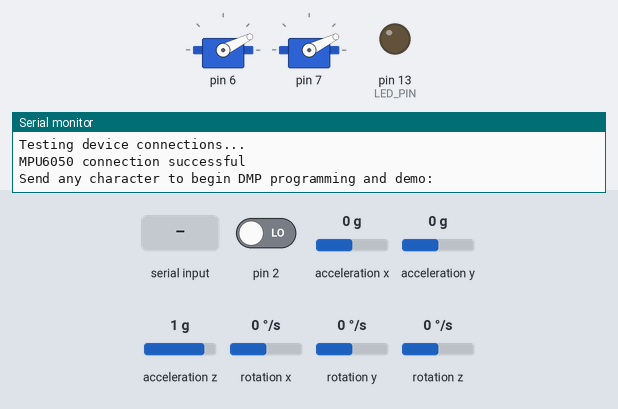
The sketch below on a simulated Arduino Uno, built with avr-gcc and run on an emulated ATmega328P. Parts: 2 × servo, output pins drawn as LEDs (lit = HIGH), the last lines printed to the serial monitor. Dashed ring = blinking. The inputs (shaded band) are chosen by the test bench; at power-on: acceleration y 0 g, acceleration z 1 g, pin 2 LOW, acceleration x 0 g, rotation x 0 °/s, rotation y 0 °/s, rotation z 0 °/s. The sensor or clock chip raises its interrupt line as the real part does.

Above: at 0.9 s.
1.0 s: "M0: \n" received over Serial
At 1.69 s:
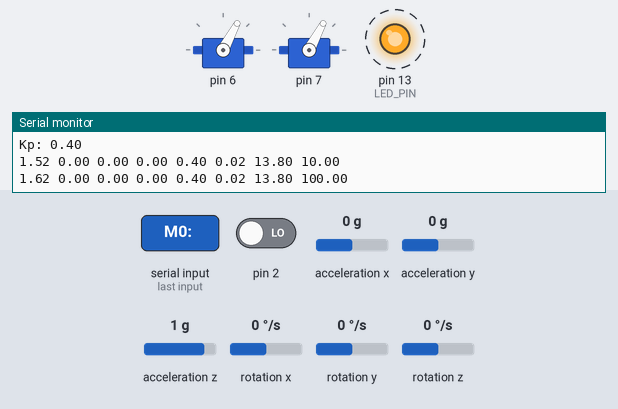
4.0 s: acceleration y set to -1.4 g
At 4.59 s:
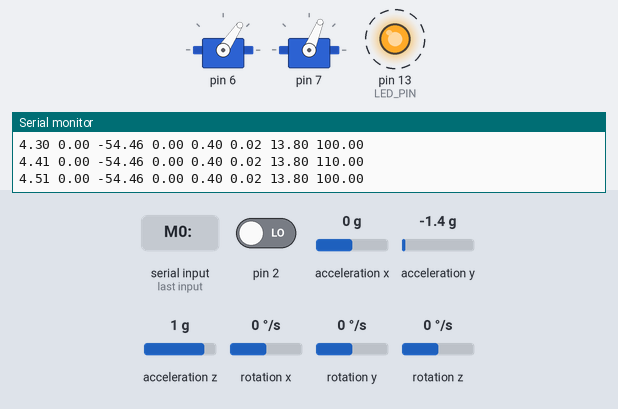
7.0 s: acceleration y set to 0.8 g
At 7.79 s:
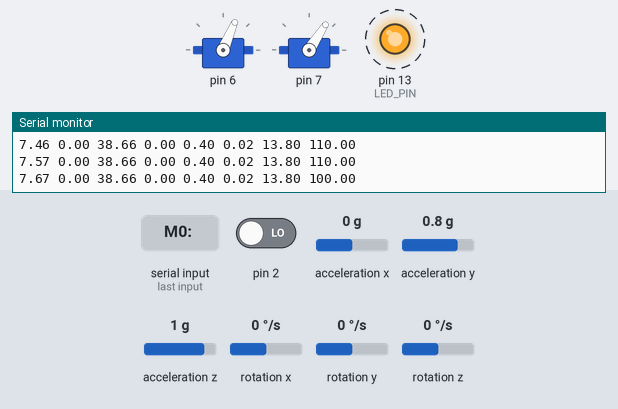
10.0 s: byte 107 ('k') received over Serial
16.0 s: acceleration z set to 0.3 g
At 16.53 s:
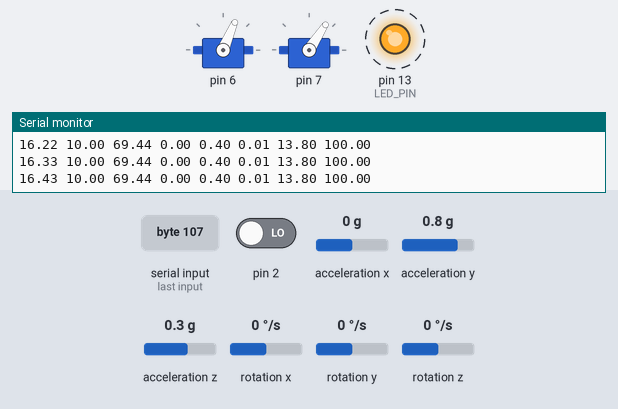
19.0 s: acceleration z set to 0 g
At 19.0 s:
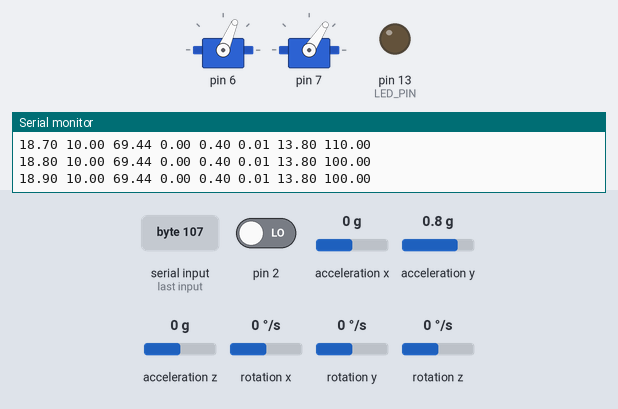
Timing chart, 0 to 21.5 s (numbered marks = the images above; inputs shaded):
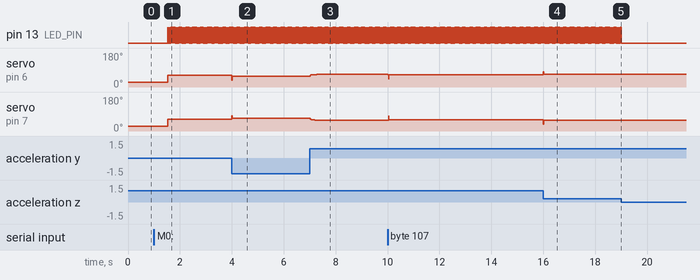

Measured:
- the behaviour switches between 0.2 and 0.1 g on acceleration z (found by bisection; images 4 and 5)
- after the input at 1.0 s, pin 13 (LED_PIN): alternates HIGH for 0.01 s and LOW for 0.01 s, starting after 0.52 s; servo on pin 6, servo on pin 7: 26° → 62° after 0.52 s
- after the input at 4.0 s, servo on pin 6: 62° → 56° at once; servo on pin 7: 62° → 68° at once
- after the input at 7.0 s, servo on pin 6: 56° → 64° at once, → 65° 0.10 s later, → 66° 0.06 s later, → 67° 0.08 s later; servo on pin 7: 68° → 60° at once, → 59° 0.10 s later, → 58° 0.07 s later, → 57° 0.07 s later
- after the input at 16.0 s, servo on pin 6: 65° → 67° at once; servo on pin 7: 59° → 57° at once
- after the input at 19.0 s, pin 13 (LED_PIN): stops changing and stays LOW

The sketch:

PID_Motor_Balancer.ino
```cpp
/*
Yu Hin Hau
PID Motor Balancer
Build On Top of MPU6050 IMU Code from Jeff Rowberg
Spring 2015

Use Keyboard to Tune PID Gains
*/

/* ============================================
I2Cdev device library code is placed under the MIT license
Copyright (c) 2012 Jeff Rowberg

Permission is hereby granted, free of charge, to any person obtaining a copy
of this software and associated documentation files (the "Software"), to deal
in the Software without restriction, including without limitation the rights
to use, copy, modify, merge, publish, distribute, sublicense, and/or sell
copies of the Software, and to permit persons to whom the Software is
furnished to do so, subject to the following conditions:

The above copyright notice and this permission notice shall be included in
all copies or substantial portions of the Software.

THE SOFTWARE IS PROVIDED "AS IS", WITHOUT WARRANTY OF ANY KIND, EXPRESS OR
IMPLIED, INCLUDING BUT NOT LIMITED TO THE WARRANTIES OF MERCHANTABILITY,
FITNESS FOR A PARTICULAR PURPOSE AND NONINFRINGEMENT. IN NO EVENT SHALL THE
AUTHORS OR COPYRIGHT HOLDERS BE LIABLE FOR ANY CLAIM, DAMAGES OR OTHER
LIABILITY, WHETHER IN AN ACTION OF CONTRACT, TORT OR OTHERWISE, ARISING FROM,
OUT OF OR IN CONNECTION WITH THE SOFTWARE OR THE USE OR OTHER DEALINGS IN
THE SOFTWARE.
===============================================
*/


#include "I2Cdev.h"
#include "MPU6050_6Axis_MotionApps20.h"

// Arduino Wire library is required if I2Cdev I2CDEV_ARDUINO_WIRE implementation
// is used in I2Cdev.h
#if I2CDEV_IMPLEMENTATION == I2CDEV_ARDUINO_WIRE
#include "Wire.h"
#endif

// class default I2C address is 0x68
// specific I2C addresses may be passed as a parameter here
// AD0 low = 0x68 (default for SparkFun breakout and InvenSense evaluation board)
// AD0 high = 0x69
MPU6050 mpu;

#define LED_PIN 13 // (Arduino is 13, Teensy is 11, Teensy++ is 6)
bool blinkState = false;

// MPU control/status vars
bool dmpReady = false;  // set true if DMP init was successful
uint8_t mpuIntStatus;   // holds actual interrupt status byte from MPU
uint8_t devStatus;      // return status after each device operation (0 = success, !0 = error)
uint16_t packetSize;    // expected DMP packet size (default is 42 bytes)
uint16_t fifoCount;     // count of all bytes currently in FIFO
uint8_t fifoBuffer[64]; // FIFO storage buffer

// orientation/motion vars
Quaternion q;           // [w, x, y, z]         quaternion container
VectorInt16 aa;         // [x, y, z]            accel sensor measurements
VectorInt16 aaReal;     // [x, y, z]            gravity-free accel sensor measurements
VectorInt16 aaWorld;    // [x, y, z]            world-frame accel sensor measurements
VectorFloat gravity;    // [x, y, z]            gravity vector
float euler[3];         // [psi, theta, phi]    Euler angle container
float ypr[3];           // [yaw, pitch, roll]   yaw/pitch/roll container and gravity vector


// packet structure for InvenSense teapot demo
uint8_t teapotPacket[14] = { '$', 0x02, 0, 0, 0, 0, 0, 0, 0, 0, 0x00, 0x00, '\r', '\n' };


// ================================================================
// ===               INTERRUPT DETECTION ROUTINE                ===
// ================================================================

volatile bool mpuInterrupt = false;     // indicates whether MPU interrupt pin has gone high
void dmpDataReady() {
  mpuInterrupt = true;
}

// ================================================================
// ===                     SETUP (BILLY)                 ===
// ================================================================

#include<Servo.h>
Servo motor[2];

//set throttle high... thrust pwm is not linear at early throttle
int throttle = 1350;
double roll_signal = 0.0;

int pwm_min = 1200;
int pwm_max = 1450;

double roll = 0.0;
double roll_t = 0.0;

double roll_rate = 0.0;
double roll_rate_t = 0.0;


int gyro_xyz[3];           // [yaw, pitch, roll]

#include "PID.h"
//PIDController pid(0.03, 0.02, 13.8, 1, 2); // Roll_rate: 0.5, 0.02, 4, 1, 2
PIDController pid2(0.3, 0.02, 13.8, 1, 1); //Roll: 1.7, 0.02, 1.6 //13.8

/*const int RecorderNumber = 50;
int data_roll[RecorderNumber];
int data_roll_rate[RecorderNumber];
int data_command[RecorderNumber];
float data_time[RecorderNumber];*/

float t0 = millis() / 1000.0 ;

//int counter = 0;

boolean up = true;
//int test_seq[] = {0,0,0, -5, 5, 10, -20, -30, 30, 10, 0, 25, 0, -30, 30, 0};
int test_seq[] = {0,0,0, 0, 10, 10, 10, 10, 10, 10, 10, 10, 10, 10, 10, 10};
int test_index = 0;
int test_max = 16;

float tCommand = millis() / 1000.0;

int counter = 0;


// ================================================================
// ===                      INITIAL SETUP                       ===
// ================================================================

void setup() {

  Serial.begin(115200);

  // ARM MOTOR
  attachMotor(6, 7);
  writeAll(1150);
  Serial.println("ARM!");

  // join I2C bus (I2Cdev library doesn't do this automatically)
#if I2CDEV_IMPLEMENTATION == I2CDEV_ARDUINO_WIRE
  Wire.begin();
  TWBR = 24; // 400kHz I2C clock (200kHz if CPU is 8MHz)
#elif I2CDEV_IMPLEMENTATION == I2CDEV_BUILTIN_FASTWIRE
  Fastwire::setup(400, true);
#endif


  // initialize device
  Serial.println(F("Initializing I2C devices..."));
  mpu.initialize();

  // verify connection
  Serial.println(F("Testing device connections..."));
  Serial.println(mpu.testConnection() ? F("MPU6050 connection successful") : F("MPU6050 connection failed"));

  // wait for ready
  Serial.println(F("\nSend any character to begin DMP programming and demo: "));
  while (Serial.available() && Serial.read()); // empty buffer
  while (!Serial.available());                 // wait for data
  while (Serial.available() && Serial.read()); // empty buffer again

  // load and configure the DMP
  Serial.println(F("Initializing DMP..."));
  devStatus = mpu.dmpInitialize();

  // supply your own gyro offsets here, scaled for min sensitivity
  mpu.setXGyroOffset(-70);
  mpu.setYGyroOffset(-40);
  mpu.setZGyroOffset(80);
  mpu.setZAccelOffset(1788); // 1688 factory default for my test chip

  // make sure it worked (returns 0 if so)
  if (devStatus == 0) {
    // turn on the DMP, now that it's ready
    Serial.println(F("Enabling DMP..."));
    mpu.setDMPEnabled(true);

    // enable Arduino interrupt detection
    Serial.println(F("Enabling interrupt detection (Arduino external interrupt 0)..."));
    attachInterrupt(0, dmpDataReady, RISING);
    mpuIntStatus = mpu.getIntStatus();

    // set our DMP Ready flag so the main loop() function knows it's okay to use it
    Serial.println(F("DMP ready! Waiting for first interrupt..."));
    dmpReady = true;

    // get expected DMP packet size for later comparison
    packetSize = mpu.dmpGetFIFOPacketSize();
  } else {
    // ERROR!
    // 1 = initial memory load failed
    // 2 = DMP configuration updates failed
    // (if it's going to break, usually the code will be 1)
    Serial.print(F("DMP Initialization failed (code "));
    Serial.print(devStatus);
    Serial.println(F(")"));
  }

  // configure LED for output
  pinMode(LED_PIN, OUTPUT);

}


// ================================================================
// ===                    MAIN PROGRAM LOOP                     ===
// ================================================================

void loop() {
  // if programming failed, don't try to do anything
  if (!dmpReady) return;

  if (Serial.available() > 0)
  {
    char data = Serial.read();

    if (data == '0')
    {
      pid2.Kp += 0.1;
      Serial.print("Kp: ");
      Serial.println(pid2.Kp);
    }
    else if (data == ';')
    {
      pid2.Kp -= 0.1;
      Serial.print("Kp: ");
      Serial.println(pid2.Kp);
    }

    if (data == 'e')
    {
      pid2.Kd += 0.1;
      Serial.print("Kd: ");
      Serial.println(pid2.Kd);
    }
    else if (data == 'c')
    {
      pid2.Kd -= 0.1;
      Serial.print("Kd: ");
      Serial.println(pid2.Kd);
    }


    if (data == '8')
    {
      pid2.Ki += 0.01;
      Serial.print("Ki: ");
      Serial.println(pid2.Ki);
    }
    else if (data == 'k')
    {
      pid2.Ki -= 0.01;
      Serial.print("Ki: ");
      Serial.println(pid2.Ki);
    }

    if (data == '5')
    {
      roll_t += 5;
      //Serial.print("Target: ");
      //Serial.println(roll_t);
    }
    else if (data == 'g')
    {
      roll_t -= 5;
      //Serial.print("Target: ");
      //Serial.println(roll_t);
    }

    /*if (data == 'q')
      for (int i = 0; i < RecorderNumber; i++)
      {
        Serial.print(data_time[i]);
        Serial.print(" ");
        Serial.print(data_command[i]);
        Serial.print(" ");
        Serial.print(data_roll[i]);
        Serial.print(" ");
        Serial.println(data_roll_rate[i]);
      }*/
  }

  // wait for MPU interrupt or extra packet(s) available
  while (!mpuInterrupt && fifoCount < packetSize) {

    //When Data is not Available

  }

  // reset interrupt flag and get INT_STATUS byte
  mpuInterrupt = false;
  mpuIntStatus = mpu.getIntStatus();

  // get current FIFO count
  fifoCount = mpu.getFIFOCount();

  // check for overflow (this should never happen unless our code is too inefficient)
  if ((mpuIntStatus & 0x10) || fifoCount == 1024) {
    // reset so we can continue cleanly
    mpu.resetFIFO();
    Serial.println(F("FIFO overflow!"));

    // otherwise, check for DMP data ready interrupt (this should happen frequently)
  } else if (mpuIntStatus & 0x02) {
    // wait for correct available data length, should be a VERY short wait
    while (fifoCount < packetSize) fifoCount = mpu.getFIFOCount();

    // read a packet from FIFO
    mpu.getFIFOBytes(fifoBuffer, packetSize);

    // track FIFO count here in case there is > 1 packet available
    // (this lets us immediately read more without waiting for an interrupt)
    fifoCount -= packetSize;


    // display Euler angles in degrees
    mpu.dmpGetQuaternion(&q, fifoBuffer);
    mpu.dmpGetGravity(&gravity, &q);
    mpu.dmpGetYawPitchRoll(ypr, &q, &gravity);

    mpu.dmpGetGyro(gyro_xyz, fifoBuffer);

    roll = ypr[2] * 180 / M_PI;
    roll_rate = gyro_xyz[0];

    if (abs(roll) > 80 || abs(roll_rate) > 300)
      return;

    roll_signal = pid2.getSignal(roll_t, roll);
    //roll_signal = pid.getSignal(roll_rate_t, roll_rate);
    pidOut();

    //Recorder
    /*if (counter < RecorderNumber)
    {
      data_roll[counter] = roll;
      data_roll_rate[counter] = roll_rate;
      data_command[counter] = roll_t;
      data_time[counter] = (millis() / 1000.0) - t0;;
      counter ++;
    }*/


    // Comand Ramp

    if ((millis()/1000.0 - tCommand) > 2)
      {
         /*if (up == true)
            roll_t += 1;
         else if (up == false)
            roll_t -= 1;

         if (roll_t > 30)
           up = false;
         else if (roll_t < -30)
           up = true;*/

           if (test_index < test_max)
             roll_t = test_seq[test_index];

           test_index ++;


         tCommand = millis() / 1000.0;
      }

    // Print Out
    counter ++;
    if (millis()/1000.0 - t0 > 0.1)
      {
        Serial.print((millis()-t0)/1000.0);
        Serial.print(" ");
        Serial.print(roll_t);
        Serial.print(" ");
        Serial.print(roll);
        Serial.print(" ");
        Serial.print(roll_rate);
        Serial.print(" ");
        Serial.print(pid2.Kp);
        Serial.print(" ");
        Serial.print(pid2.Ki);
        Serial.print(" ");
        Serial.print(pid2.Kd);

        double frequency = counter / 0.1;
        Serial.print(" ");
        Serial.println(frequency);

        counter = 0;

        t0 = millis() / 1000.0;
      }


    // blink LED to indicate activity
    blinkState = !blinkState;
    digitalWrite(LED_PIN, blinkState);


   /* if (up)
      roll_t += 0.5;
    else
      roll_t -= 0.5;

    if(roll_t > 30.0)
      up = false;
    else if(roll_t < -30.0)
      up = true;*/
  }
}

//////////////////////////////// BILLY FUNCTIONS /////////////////////////////////////

void attachMotor(int _m0, int _m1)
{
  motor[0].attach(_m0);
  motor[1].attach(_m1);
}

void writeChannel(int channel, int pwm)
{
  int pos = map(pwm, 1000, 2000, 0, 179);
  motor[channel].write(pos);
}

void writeAll(int pwm)
{
  for (int i = 0; i < 2; i++)
    writeChannel(i, pwm);
}

void pidOut()
{
  double pid_signal[3] = {roll_signal, 0, 0};

  //Serial.print("M0: ");
  writeChannel(0, pidMix(-1, 0, 1, pid_signal, throttle));
  //Serial.print("M1: ");
  writeChannel(1, pidMix(1, 0, 1, pid_signal, throttle));
}

int pidMix( double x, double y, double z, double* pid_signal, double throttle)
{
  int pwm = throttle + pid_signal[0] * x + pid_signal[1] * y + pid_signal[2] * z;

  if (pwm < pwm_min)
    pwm = pwm_min;
  else if (pwm > pwm_max)
    pwm = pwm_max;
  //Serial.println(pwm);
  return pwm;
}
```

PID.cpp
```cpp
//
//
//

// Yu Hin Hau
// PID Controller Module
// Spring 2015


#include "Arduino.h"
#include "PID.h"

PIDController::PIDController(double _Kp, double _Ki, double _Kd, int InputFilter, int DFilter)
{
	InputFilter_term = InputFilter;
	DFilter_term = DFilter;

	Kp = _Kp;
	Ki = _Ki;
	Kd = _Kd;

	integral = 0.0;
	error_old = 0.0;

	for (int i = 0; i < 5; i++)
	{
		iTerm[i] = 0;
		dTerm[i] = 0;
	}
}


double PIDController::getSignal(double input_value, double sensor_value)
{
	iTerm[4] = iTerm[3];
	iTerm[3] = iTerm[2];
	iTerm[2] = iTerm[1];
	iTerm[1] = iTerm[0];
	iTerm[0] = sensor_value;

	double inputFiltered = 0.0;

	for(int i = 0; i < InputFilter_term; i ++)
	{
		inputFiltered += iTerm[i];
	}

	inputFiltered /= InputFilter_term;


	double error = input_value - inputFiltered;

	integral += error;

	if(integral > 500)
		integral = 500;
	else if (integral < -500)
		integral = -500;

	dTerm[4] = dTerm[3];
	dTerm[3] = dTerm[2];
	dTerm[2] = dTerm[1];
	dTerm[1] = dTerm[0];
	dTerm[0] = error - error_old;

	error_old = error;

	double dFiltered = 0.0;

	for(int i = 0; i < DFilter_term; i ++)
	{
		dFiltered += dTerm[i];
	}

	dFiltered /= DFilter_term;

	return Kp*error + Ki*integral + Kd * dFiltered;


}
```

PID.h
```cpp
// PID.h

// Yu Hin Hau
// PID Controller Module
// Spring 2015

#ifndef _PID_h
#define _PID_h

#if defined(ARDUINO) && ARDUINO >= 100
	#include "Arduino.h"
#else
	#include "WProgram.h"
#endif

class PIDController
{
 private:

	double integral;
	double error_old;

	int InputFilter_term;
	int DFilter_term;

	double dTerm[5];
	double iTerm[5];


 public:

	double Kp;
	double Ki;
	double Kd;

	PIDController(double _Kp, double _Ki, double _Kd, int PFilter_term, int DFilter_term);
	double getSignal(double input_value, double sensor_value);
};


#endif
```
